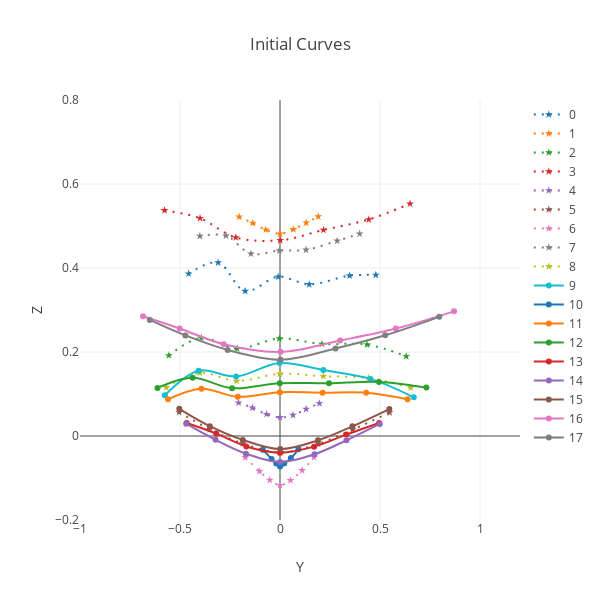

The notebook cell saved with this chart:
### Code cell
gx = gy.FormatNetworkToGraphColumns(nx, xOffset=7, yOffset=14, colPoints=7)

layout = go.Layout(
    title = 'Initial Curves',
    height = 600,
    width = 600,
    hovermode= 'closest',
    xaxis= dict(
        title= 'Y',
        range = [-1.,1.2],
    ),
    yaxis=dict(
        title= 'Z',
        range = [-.2,.8],
    )
)
f = gy.graphCurves(gx, layout, dashRange=range(0,9))
offline.iplot(f)

### Figure 1 — Plotly figure (JSON) as saved in the notebook; plotly's stock layout.template omitted (floating-point values rounded to 4 significant figures)
{"data": [{"line": {"dash": "2px,6px", "shape": "spline"}, "marker": {"symbol": "star"}, "name": "0", "type": "scatter", "uid": "c8792cca-dc59-4efc-b30a-61a7db0a2777", "x": [-0.4568, -0.3096, -0.1741, -0.008961, 0.1464, 0.3479, 0.4791], "y": [0.3864, 0.4129, 0.3449, 0.3791, 0.361, 0.3819, 0.3834]}, {"line": {"dash": "2px,6px", "shape": "spline"}, "marker": {"symbol": "star"}, "name": "1", "type": "scatter", "uid": "57b566aa-6164-4d15-93a5-7099f314cf2a", "x": [-0.2045, -0.1364, -0.07092, 0.0003723, 0.06731, 0.1306, 0.1912], "y": [0.5218, 0.5068, 0.4912, 0.4814, 0.4919, 0.5076, 0.5225]}, {"line": {"dash": "2px,6px", "shape": "spline"}, "marker": {"symbol": "star"}, "name": "2", "type": "scatter", "uid": "c9161527-8c6f-4156-992f-14635301ccfe", "x": [-0.5559, -0.3935, -0.2138, -0.003542, 0.2099, 0.4352, 0.6311], "y": [0.1918, 0.2335, 0.2079, 0.232, 0.219, 0.2178, 0.1896]}, {"line": {"dash": "2px,6px", "shape": "spline"}, "marker": {"symbol": "star"}, "name": "3", "type": "scatter", "uid": "d7f0fc26-671c-401f-82b7-d3c0b4043215", "x": [-0.5775, -0.3999, -0.221, 0.001326, 0.2174, 0.4441, 0.6502], "y": [0.5372, 0.5184, 0.4728, 0.466, 0.4906, 0.5155, 0.5531]}, {"line": {"dash": "2px,6px", "shape": "spline"}, "marker": {"symbol": "star"}, "name": "4", "type": "scatter", "uid": "ce8b2a8c-1c6e-4a16-9419-8ea69a870ad9", "x": [-0.2075, -0.1383, -0.06716, -0.0001246, 0.06495, 0.1305, 0.1971], "y": [0.07918, 0.06711, 0.05191, 0.04434, 0.04975, 0.06419, 0.07769]}, {"line": {"dash": "2px,6px", "shape": "spline"}, "marker": {"symbol": "star"}, "name": "5", "type": "scatter", "uid": "0e7589c8-2edc-4174-90ab-9013a5a8ab5b", "x": [-0.5041, -0.3507, -0.1863, 0.001114, 0.1904, 0.3635, 0.5481], "y": [0.05662, 0.01581, -0.01782, -0.0393, -0.0188, 0.01513, 0.05601]}, {"line": {"dash": "2px,6px", "shape": "spline"}, "marker": {"symbol": "star"}, "name": "6", "type": "scatter", "uid": "8c80b5b5-4266-45b3-84a9-71b0f634dd35", "x": [-0.1734, -0.1021, -0.05138, 0.0001573, 0.05217, 0.1106, 0.1702], "y": [-0.05091, -0.08421, -0.1048, -0.1171, -0.1057, -0.08191, -0.05064]}, {"line": {"dash": "2px,6px", "shape": "spline"}, "marker": {"symbol": "star"}, "name": "7", "type": "scatter", "uid": "cf72f4b7-7e7a-4c64-becc-a956a0467fae", "x": [-0.4009, -0.2699, -0.1452, -0.003343, 0.1301, 0.2858, 0.3983], "y": [0.476, 0.4768, 0.4339, 0.4415, 0.4434, 0.4647, 0.4816]}, {"line": {"dash": "2px,6px", "shape": "spline"}, "marker": {"symbol": "star"}, "name": "8", "type": "scatter", "uid": "1f48d925-50ea-4cc1-99b1-a496fab64c32", "x": [-0.5688, -0.4011, -0.2166, -0.001498, 0.2171, 0.4434, 0.6538], "y": [0.1158, 0.1503, 0.131, 0.1481, 0.1422, 0.1381, 0.1148]}, {"line": {"shape": "spline"}, "name": "9", "type": "scatter", "uid": "8e28dd30-c955-4435-acb7-c65815b773d9", "x": [-0.5759, -0.4071, -0.2193, -0.002226, 0.2165, 0.4521, 0.6689], "y": [0.09683, 0.1553, 0.1417, 0.1738, 0.1571, 0.136, 0.09209]}, {"line": {"shape": "spline"}, "name": "10", "type": "scatter", "uid": "1c775868-6f56-4abe-b555-880458ea5924", "x": [-0.08578, -0.04219, -0.01855, 0.0006711, 0.02124, 0.05429, 0.09215], "y": [-0.03251, -0.05462, -0.06563, -0.07249, -0.06537, -0.05264, -0.03163]}, {"line": {"shape": "spline"}, "name": "11", "type": "scatter", "uid": "5b6bee96-ce5d-4394-8685-821c6dae0fc1", "x": [-0.5597, -0.3927, -0.2112, -0.0008281, 0.2127, 0.4311, 0.6381], "y": [0.08752, 0.1127, 0.09354, 0.1043, 0.1031, 0.103, 0.0875]}, {"line": {"shape": "spline"}, "name": "12", "type": "scatter", "uid": "0bdbc3a8-e7a1-484b-93c3-7ab34c4201dd", "x": [-0.6124, -0.4369, -0.2396, -0.0009774, 0.245, 0.4951, 0.7319], "y": [0.1145, 0.1386, 0.1138, 0.1257, 0.1257, 0.1287, 0.1155]}, {"line": {"shape": "spline"}, "name": "13", "type": "scatter", "uid": "3fcca082-24d2-4d87-8c1b-f06a8edf4d1f", "x": [-0.4667, -0.319, -0.1686, -6.324e-05, 0.1704, 0.3321, 0.4957], "y": [0.0308, 0.005693, -0.02489, -0.03971, -0.02536, 0.003351, 0.03094]}, {"line": {"shape": "spline"}, "name": "14", "type": "scatter", "uid": "b3c790db-0e78-49ee-9386-4d062980cb42", "x": [-0.4689, -0.3221, -0.1701, 0.0006188, 0.1727, 0.332, 0.4988], "y": [0.0293, -0.00922, -0.04224, -0.06192, -0.04341, -0.01026, 0.02876]}, {"line": {"shape": "spline"}, "name": "15", "type": "scatter", "uid": "51742a93-feeb-48c9-ab1d-56eeb457f303", "x": [-0.5035, -0.3508, -0.1861, 0.001305, 0.1901, 0.3621, 0.5467], "y": [0.06481, 0.02338, -0.009339, -0.03125, -0.01038, 0.02303, 0.06402]}, {"line": {"shape": "spline"}, "name": "16", "type": "scatter", "uid": "098d7d35-e035-4ada-a734-376839cae502", "x": [-0.6849, -0.5017, -0.2809, 0.002851, 0.3007, 0.5793, 0.8701], "y": [0.285, 0.256, 0.2185, 0.2004, 0.2273, 0.2558, 0.2968]}, {"line": {"shape": "spline"}, "name": "17", "type": "scatter", "uid": "bdbc9f52-7f85-4774-bf61-67853feeacf9", "x": [-0.6514, -0.4732, -0.2617, 0.002749, 0.2776, 0.5258, 0.7962], "y": [0.2764, 0.2396, 0.205, 0.1818, 0.2084, 0.2397, 0.2837]}], "layout": {"height": 600, "hovermode": "closest", "title": {"text": "Initial Curves"}, "width": 600, "xaxis": {"range": [-1, 1.2], "title": {"text": "Y"}}, "yaxis": {"range": [-0.2, 0.8], "title": {"text": "Z"}}}}
